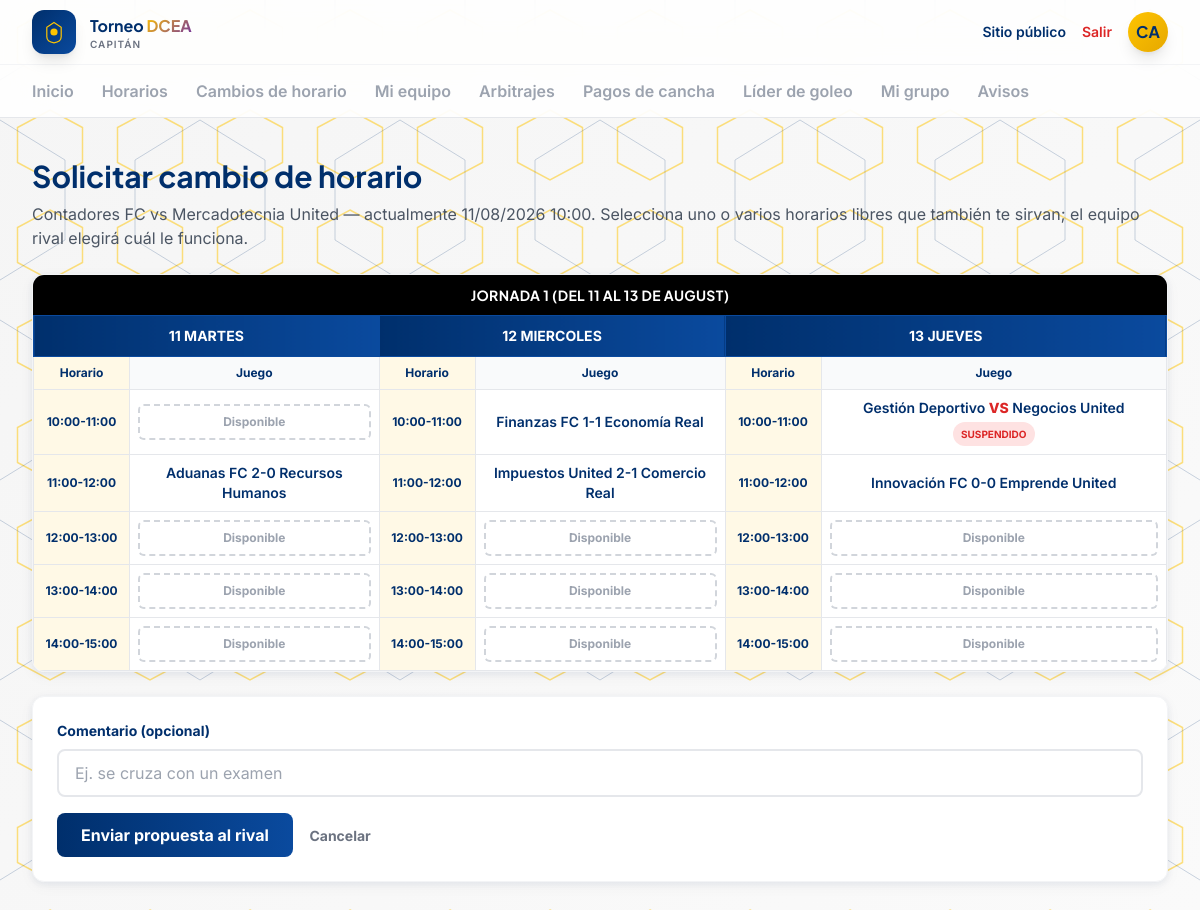
The page /capitan/partidos/1/solicitar-cambio (signed in) on the database its author committed.
### app/models/usuarios.py (models this page shows, shortened)
class Usuario(UserMixin, db.Model):
    __tablename__ = "usuarios"
    id = db.Column(db.Integer, primary_key=True)
    nombre = db.Column(db.String(120), nullable=False)
    email = db.Column(db.String(150), unique=True, nullable=False)
    password_hash = db.Column(db.String(255), nullable=False)
    rol = db.Column(db.String(30), nullable=False)  # organizador, ayudante, capitan

### app/models/equipos.py (models this page shows, shortened)
class Equipo(db.Model):
    __tablename__ = "equipos"
    id = db.Column(db.Integer, primary_key=True)
    organizacion_id = db.Column(db.Integer, db.ForeignKey("organizaciones.id"), nullable=False)
    nombre = db.Column(db.String(120), nullable=False)
    escudo_url = db.Column(db.String(300))
    capitan_id = db.Column(db.Integer, db.ForeignKey("usuarios.id"))
    inscripciones = db.relationship("Inscripcion", backref="equipo", lazy=True)
    rosters = db.relationship("Roster", backref="equipo", lazy=True)

### app/models/partidos.py (models this page shows, shortened)
class Partido(db.Model):
    __tablename__ = "partidos"
    id = db.Column(db.Integer, primary_key=True)
    jornada_id = db.Column(db.Integer, db.ForeignKey("jornadas.id"), nullable=False)
    equipo_local_id = db.Column(db.Integer, db.ForeignKey("equipos.id"), nullable=False)
    equipo_visitante_id = db.Column(db.Integer, db.ForeignKey("equipos.id"), nullable=False)
    cancha_id = db.Column(db.Integer, db.ForeignKey("canchas.id"))
    arbitro_id = db.Column(db.Integer, db.ForeignKey("arbitros.id"))
    fecha = db.Column(db.Date, nullable=False)
    hora = db.Column(db.Time, nullable=False)
    estado = db.Column(db.String(20), default="programado")
    resultado_local = db.Column(db.Integer)
    resultado_visitante = db.Column(db.Integer)
    nota = db.Column(db.String(300))  # motivo de suspension, etc.
    costo_arbitraje = db.Column(db.Integer, default=400)
    arbitraje_pagado_local = db.Column(db.Boolean, default=False)
    arbitraje_pagado_visitante = db.Column(db.Boolean, default=False)
    recordatorio_dia_antes_enviado = db.Column(db.Boolean, default=False)
    recordatorio_hora_antes_enviado = db.Column(db.Boolean, default=False)
    equipo_local = db.relationship("Equipo", foreign_keys=[equipo_local_id])
    equipo_visitante = db.relationship("Equipo", foreign_keys=[equipo_visitante_id])
    eventos = db.relationship("EventoPartido", backref="partido", lazy=True)
    detalles = db.relationship("DetallePartidoEquipo", backref="partido", lazy=True)

class Jornada(db.Model):
    __tablename__ = "jornadas"
    id = db.Column(db.Integer, primary_key=True)
    fase_id = db.Column(db.Integer, db.ForeignKey("fases.id"), nullable=False)
    numero = db.Column(db.Integer, nullable=False)
    fecha_referencia = db.Column(db.Date)
    estado = db.Column(db.String(20), default="borrador")  # borrador, publicada
    publicada_por_id = db.Column(db.Integer, db.ForeignKey("usuarios.id"))
    fecha_publicacion = db.Column(db.DateTime)
    partidos = db.relationship("Partido", backref="jornada", lazy=True, order_by="Partido.fecha")

### app/routes/capitan.py (the view, shortened to what this page needs)
@capitan_bp.route("/partidos/<int:partido_id>/solicitar-cambio", methods=["GET", "POST"])
@login_required
@requiere_rol("capitan")
def solicitar_cambio(partido_id):
    from app.models import OpcionCambioHorario
    from app.services.jornada_grid import construir_grid
    equipo = _mi_equipo()
    partido = Partido.query.get_or_404(partido_id)
    if equipo.id not in (partido.equipo_local_id, partido.equipo_visitante_id):
        abort(403)
    grid = construir_grid(partido.jornada, excluir_partido_id=partido.id)
    return render_template("capitan/solicitar_cambio.html", partido=partido, grid=grid)

### app/routes/capitan.py (called while the page is built)
def _mi_equipo():
    return Equipo.query.filter_by(capitan_id=current_user.id).first()

### app/services/jornada_grid.py (called while the page is built)
def hora_fin(hora_str):
    h = int(hora_str.split(":")[0])
    return f"{h + 1:02d}:00"

def fechas_semana(fecha_referencia):
    lunes = fecha_referencia - timedelta(days=fecha_referencia.weekday())
    return {dia: lunes + timedelta(days=DIA_INDEX[dia]) for dia in DIAS_GRID}

def construir_grid(jornada, excluir_partido_id=None):
    partidos = list(jornada.partidos)
    fecha_ref = jornada.fecha_referencia
    if not fecha_ref and partidos:
        fecha_ref = partidos[0].fecha
    fecha_ref = fecha_ref or date_cls.today()
    fechas = fechas_semana(fecha_ref)
    celdas = {}
    otros = []
    for p in partidos:
        if excluir_partido_id and p.id == excluir_partido_id:
            continue
        hora_str = p.hora.strftime("%H:%M")
        dia_label = next((dia for dia, f in fechas.items() if f == p.fecha), None)
        if dia_label and hora_str in HORAS_GRID:
            celdas[(dia_label, hora_str)] = p
        else:
            otros.append(p)
    dias = [(dia, fechas[dia]) for dia in DIAS_GRID]
    horas = [(h, hora_fin(h)) for h in HORAS_GRID]
    return {"dias": dias, "horas": horas, "celdas": celdas, "otros": otros}

### app/utils.py (called while the page is built)
def requiere_rol(*roles):
    def decorator(f):
        @wraps(f)
        def wrapped(*args, **kwargs):
            if not current_user.is_authenticated or current_user.rol not in roles:
                abort(403)
            return f(*args, **kwargs)
        return wrapped
    return decorator

### app/templates/capitan/solicitar_cambio.html (shortened to what this page needs)
{% extends "capitan/base.html" %}
{% from "_macros/jornada_grid.html" import tabla_jornada %}
{% block content %}
<h1 class="font-display text-3xl font-bold text-navy mb-2">Solicitar cambio de horario</h1>
<p class="text-gray-600 mb-6">
  {{ partido.equipo_local.nombre }} vs {{ partido.equipo_visitante.nombre }} — actualmente
  {{ partido.fecha.strftime('%d/%m/%Y') }} {{ partido.hora.strftime('%H:%M') }}.
  Selecciona uno o varios horarios libres que también te sirvan; el equipo rival elegirá cuál le funciona.
</p>
<form method="POST">
  <div class="mb-6">
    {{ tabla_jornada(partido.jornada, grid, modo='seleccionar') }}
  </div>
  <div class="bg-white rounded-xl shadow-card border border-gray-100 p-6">
    <label class="block text-sm font-bold text-navy mb-2">Comentario (opcional)</label>
    <input type="text" name="comentario" placeholder="Ej. se cruza con un examen" class="w-full px-4 py-2.5 border-2 border-gray-200 rounded-lg focus:border-gold focus:outline-none mb-4">
    <button type="submit" class="bg-gradient-to-r from-navy to-navy-light hover:shadow-elevation text-white font-bold px-6 py-2.5 rounded-lg transition-all">Enviar propuesta al rival</button>
    <a href="{{ url_for('capitan.panel') }}" class="ml-3 text-sm font-bold text-gray-500 hover:text-navy">Cancelar</a>
  </div>
</form>
{% endblock %}

### app/templates/capitan/base.html (shortened to what this page needs)
<!DOCTYPE html>
<html lang="es">
<head>
<script src="https://cdn.tailwindcss.com"></script>
</head>
<body>
<header class="sticky top-0 z-40 bg-white/85 backdrop-blur-xl border-b border-gray-200">
  <div class="max-w-7xl mx-auto px-5 sm:px-8 h-16 flex items-center justify-between">
    <a href="{{ url_for('capitan.panel') }}" class="flex items-center gap-3.5">
      <div class="w-11 h-11 rounded-xl bg-gradient-to-br from-navy to-navy-light flex items-center justify-center shadow-lg">
        <svg width="24" height="24" viewBox="0 0 40 40" fill="none">
          <path d="M20 4 L32 12 V28 C32 34 28 37 20 38 C12 37 8 34 8 28 V12 Z" stroke="#FFC400" stroke-width="2" fill="none"/>
          <circle cx="20" cy="20" r="6" fill="#FFC400"/>
        </svg>
      </div>
      <div class="leading-tight">
        <p class="font-display font-bold text-navy text-[15px] sm:text-base">Torneo <span class="gradient-accent">DCEA</span></p>
        <p class="text-[10px] text-gray-500 tracking-widest uppercase font-semibold hidden sm:block">Capitán</p>
      </div>
    </a>
    <div class="flex items-center gap-4">
      <a href="{{ url_for('public.home') }}" class="text-sm font-semibold text-navy hover:text-gold hidden sm:inline">Sitio público</a>
      <a href="{{ url_for('capitan.logout') }}" class="text-sm font-semibold text-red-600 hover:text-red-800">Salir</a>
      <div class="w-10 h-10 rounded-full bg-gradient-to-br from-gold to-gold-dark text-navy font-display font-bold flex items-center justify-center shadow-lg">
        {{ current_user.nombre[:2].upper() if current_user.is_authenticated else '' }}
      </div>
    </div>
  </div>
  <nav class="max-w-7xl mx-auto px-5 sm:px-8 flex gap-7 border-t border-gray-100 overflow-x-auto">
    {% macro navlink(endpoint, label) %}
      <a href="{{ url_for(endpoint) }}" class="tab-link {{ 'active' if request.endpoint == endpoint }}">{{ label }}</a>
    {% endmacro %}
    {{ navlink('capitan.panel', 'Inicio') }}
    {{ navlink('capitan.disponibilidad', 'Horarios') }}
    {{ navlink('capitan.solicitudes', 'Cambios de horario') }}
    {{ navlink('capitan.mi_equipo', 'Mi equipo') }}
    {{ navlink('capitan.arbitrajes', 'Arbitrajes') }}
    {{ navlink('capitan.pagos_cancha', 'Pagos de cancha') }}
    {{ navlink('capitan.goleadores', 'Líder de goleo') }}
    {{ navlink('capitan.mi_grupo', 'Mi grupo') }}
    {{ navlink('capitan.avisos', 'Avisos') }}
  </nav>
</header>
<main class="max-w-7xl mx-auto px-5 sm:px-8 py-10">
  {% block content %}{% endblock %}
</main>
</body>
</html>

### app/templates/_macros/jornada_grid.html (shortened to what this page needs)
{% macro tabla_jornada(jornada, grid, modo='ver', opciones_dict=None, link_endpoint=None) %}
{% set opciones_dict = opciones_dict or {} %}
<div class="bg-white rounded-xl shadow-card border border-gray-100 overflow-hidden">
  <div class="bg-black text-white text-center py-2.5 font-display font-bold uppercase tracking-wide text-sm">
    Jornada {{ jornada.numero }}
    {% if grid.dias %} (del {{ grid.dias[0][1].day }} al {{ grid.dias[-1][1].day }} de {{ grid.dias[0][1].strftime('%B') }}) {% endif %}
  </div>
  <div class="overflow-x-auto">
    <table class="w-full border-collapse text-sm">
      <thead>
        <tr>
          {% for dia_label, fecha in grid.dias %}
            <th colspan="2" class="bg-gradient-to-r from-navy to-navy-light text-white py-2.5 px-3 text-center font-bold uppercase text-xs sm:text-sm border border-navy-light">
              {{ fecha.day }} {{ dia_label }}
            </th>
          {% endfor %}
        </tr>
        <tr>
          {% for dia_label, fecha in grid.dias %}
            <th class="bg-gold-pale text-navy py-2 px-2 font-bold text-xs border border-gray-200 w-24">Horario</th>
            <th class="bg-gray-50 text-navy py-2 px-2 font-bold text-xs border border-gray-200">Juego</th>
          {% endfor %}
        </tr>
      </thead>
      <tbody>
        {% for hora_ini, hora_f in grid.horas %}
          <tr>
            {% for dia_label, fecha in grid.dias %}
              {% set partido = grid.celdas.get((dia_label, hora_ini)) %}
              <td class="bg-gold-pale text-navy font-bold text-center py-3 px-2 border border-gray-200 text-xs whitespace-nowrap">{{ hora_ini }}-{{ hora_f }}</td>
              <td class="py-2 px-2 border border-gray-200 text-center align-middle">
                {% if partido %}
                  {% if link_endpoint %}
                    <a href="{{ url_for(link_endpoint, partido_id=partido.id) }}" class="text-xs sm:text-sm font-semibold text-navy hover:text-gold-dark">
                      {{ partido.equipo_local.nombre }}
                      {% if partido.estado == 'jugado' %}
                        <span class="text-navy">{{ partido.resultado_local }}-{{ partido.resultado_visitante }}</span>
                      {% else %}
                        <span class="text-red-600 font-extrabold">VS</span>
                      {% endif %}
                      {{ partido.equipo_visitante.nombre }}
                    </a>
                  {% else %}
                    <span class="text-xs sm:text-sm font-semibold text-navy">
                      {{ partido.equipo_local.nombre }}
                      {% if partido.estado == 'jugado' %}
                        <span class="text-navy">{{ partido.resultado_local }}-{{ partido.resultado_visitante }}</span>
                      {% else %}
                        <span class="text-red-600 font-extrabold">VS</span>
                      {% endif %}
                      {{ partido.equipo_visitante.nombre }}
                    </span>
                  {% endif %}
                  {% if partido.estado == 'suspendido' %}
                    <span class="block mt-1 badge-red text-[10px] font-bold px-2 py-0.5 rounded-full inline-block">SUSPENDIDO</span>
                  {% elif partido.estado == 'reprogramado' %}
                    <span class="block mt-1 badge-yellow text-[10px] font-bold px-2 py-0.5 rounded-full inline-block">REPROGRAMADO</span>
                  {% endif %}
                {% elif modo == 'seleccionar' %}
                  {% set cell_id = 'slot-' ~ dia_label ~ '-' ~ hora_ini %}
                  <label for="{{ cell_id }}" class="block w-full py-2 rounded-md border-2 border-dashed border-gray-300 text-gray-400 text-xs font-bold cursor-pointer peer-checked:bg-gold peer-checked:border-gold-dark peer-checked:text-navy hover:border-gold transition-colors">
                    Disponible
                  </label>
                {% else %}
                  <span class="text-gray-300 text-xs">—</span>
                {% endif %}
              </td>
            {% endfor %}
          </tr>
        {% endfor %}
      </tbody>
    </table>
  </div>
</div>
{% endmacro %}

### app/templates/capitan/base.html (style rules this page uses)
* { box-sizing: border-box; }
body { font-family: 'Inter', sans-serif; min-height: 100vh; position: relative; background: linear-gradient(135deg, #F5F5F5 0%, #FAFAFA 100%); overflow-x: hidden; }
body::before { content: ''; position: fixed; top: 0; left: 0; width: 100%; height: 100%; z-index: -2; background-repeat: repeat; background-size: 100px 100px; pointer-events: none; }
body::after { content: ''; position: fixed; top: 0; left: 0; width: 100%; height: 100%; z-index: -2; background-repeat: repeat; background-size: 200px 200px; background-position: 100px 100px; pointer-events: none; }
main { position: relative; z-index: 1; }
.font-display { font-family: 'Plus Jakarta Sans', sans-serif; }
.tab-link { position: relative; font-weight: 600; color: #9CA3AF; padding: 14px 0; white-space: nowrap; }
.badge-red { background: #FEE2E2; color: #DC2626; }
.gradient-accent { background: linear-gradient(135deg, #FFC400, #7030A0); -webkit-background-clip: text; -webkit-text-fill-color: transparent; background-clip: text; }

### rows shown on the page
Usuario: nombre "CA"
Equipo: equipo_local.nombre "Contadores FC"
Equipo: equipo_visitante.nombre "Mercadotecnia United"
Partido: fecha "11/08/2026", hora "10:00"
Jornada: numero "1"
Equipo: equipo_local.nombre "Finanzas FC"
Partido: resultado_local "1", resultado_visitante "1"
Equipo: equipo_visitante.nombre "Economía Real"
Equipo: equipo_local.nombre "Gestión Deportivo"
Equipo: equipo_visitante.nombre "Negocios United"
Equipo: equipo_local.nombre "Aduanas FC"
Partido: resultado_local "2", resultado_visitante "0"
Equipo: equipo_visitante.nombre "Recursos Humanos"
Equipo: equipo_local.nombre "Impuestos United"
Partido: resultado_local "2", resultado_visitante "1"
Equipo: equipo_visitante.nombre "Comercio Real"
Equipo: equipo_local.nombre "Innovación FC"
Partido: resultado_local "0", resultado_visitante "0"
Equipo: equipo_visitante.nombre "Emprende United"

### other values the page prints
{{ label }} "Inicio Horarios Cambios de horario Mi equipo Arbitrajes Pagos de cancha Líder de goleo Mi grupo Avisos"
{{ grid.dias[0][1].day }} "11"
{{ grid.dias[-1][1].day }} "13"
{{ grid.dias[0][1].strftime('%B') }} "AUGUST"
{{ fecha.day }} "11" "12" "13"
{{ dia_label }} "MARTES" "MIERCOLES" "JUEVES"
{{ hora_ini }} "10:00" "10:00" "10:00" "11:00" "11:00" "11:00" "12:00" "12:00" "12:00" "13:00" "13:00" "13:00" "14:00" "14:00" "14:00"
{{ hora_f }} "11:00" "11:00" "11:00" "12:00" "12:00" "12:00" "13:00" "13:00" "13:00" "14:00" "14:00" "14:00" "15:00" "15:00" "15:00"
